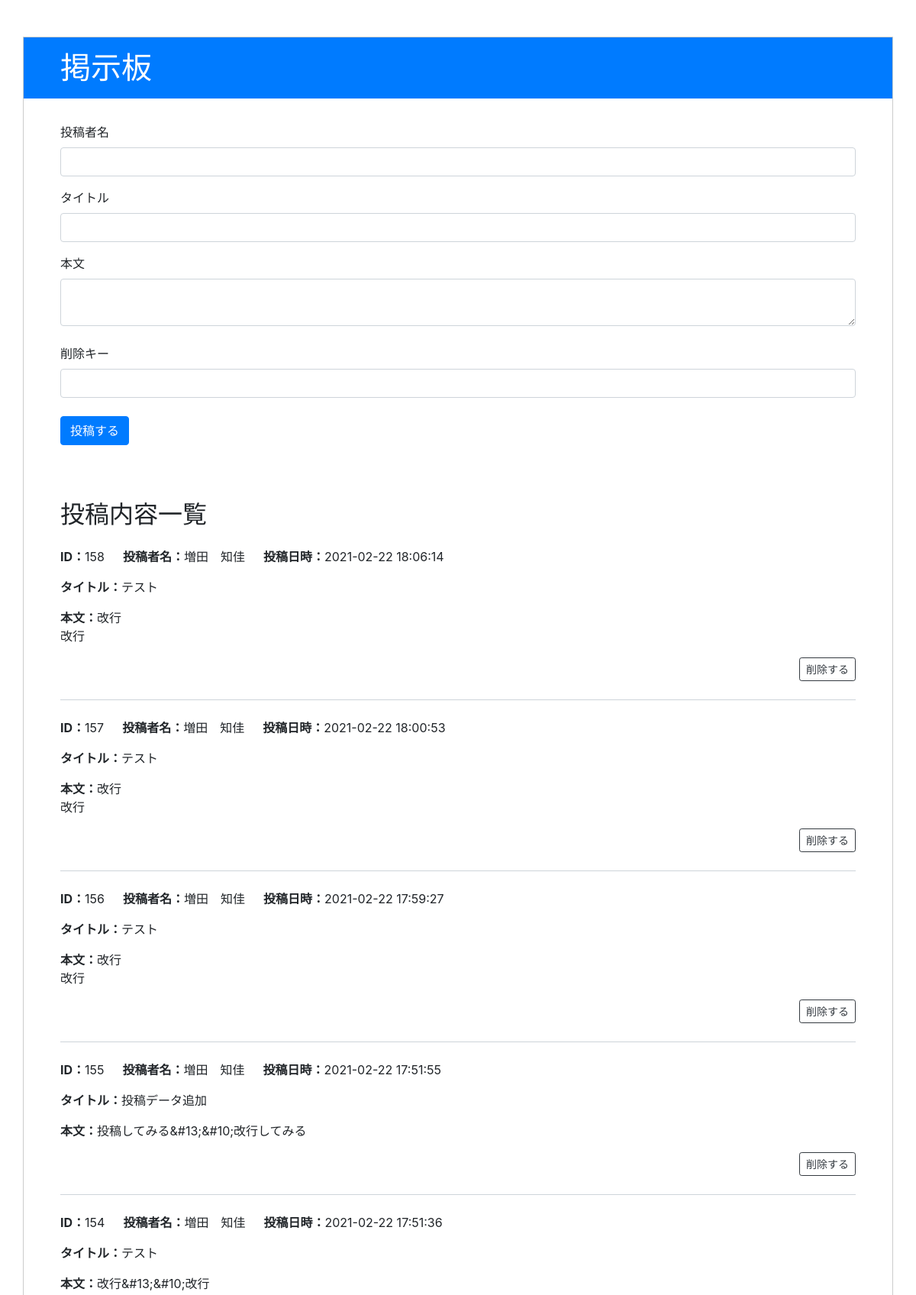
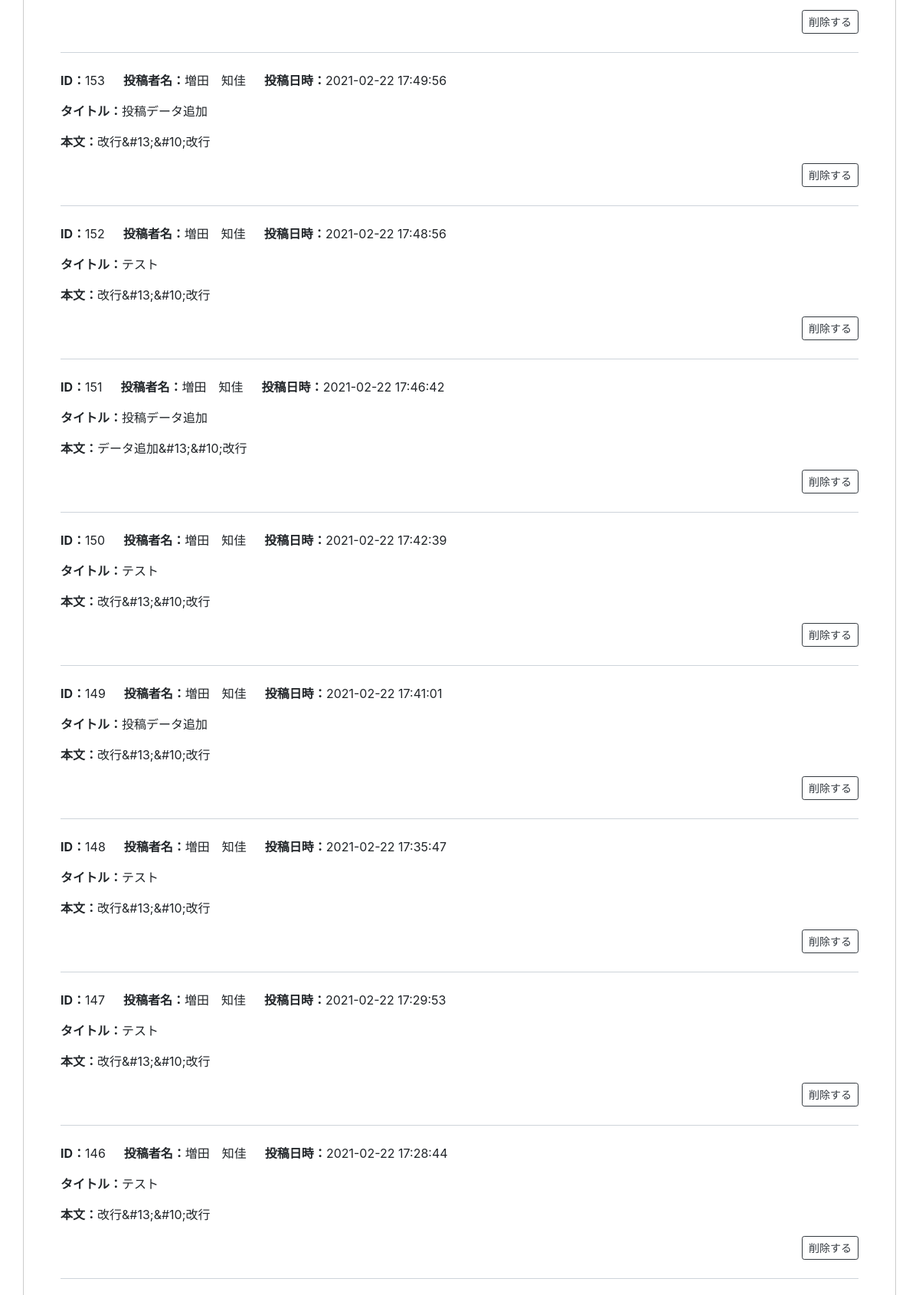
The page / (upper part) on the database its author committed (2 pictures, top to bottom).
### tables this page shows
CREATE TABLE `posts` (
  `id` int NOT NULL AUTO_INCREMENT COMMENT 'primary id',
  `name` varchar(255) NOT NULL COMMENT '投稿者名',
  `title` varchar(255) NOT NULL COMMENT '投稿タイトル',
  `text` text NOT NULL COMMENT '投稿本文',
  `created_at` datetime NOT NULL COMMENT '投稿日時',
  `ip_address` varchar(15) NOT NULL COMMENT '投稿者のIPアドレス',
  `delete_flag` tinyint DEFAULT '0' COMMENT '投稿の削除フラグ',
  `delete_key` varchar(255) NOT NULL COMMENT '投稿の削除キー',
  PRIMARY KEY (`id`),
  UNIQUE KEY `id_UNIQUE` (`id`)
);

### htdocs/functions.php (called while the page is built, shortened)
<?php
function h($s)
{
    return htmlspecialchars($s, ENT_QUOTES, "UTF-8");
}

### htdocs/index.php (the view, shortened to what this page needs)
<?php
require_once '../dbconnect.php';
require_once 'functions.php';
$page = filter_input(INPUT_GET, 'page', FILTER_SANITIZE_SPECIAL_CHARS);
if (empty($page)) {
    $page = 1;
}
$page = max($page, 1);
try {
    $counts = $db->query('SELECT COUNT(*) AS cnt FROM posts WHERE delete_flag=0');
    $cnt = $counts->fetch();
} catch (PDOException $e) {
    echo 'DB接続エラー：' . $e->getMessage();
}
$maxPage = ceil($cnt['cnt'] / 20);
$page = min($page, $maxPage);
$start = ($page - 1) * 20;
try {
    $articles = $db->prepare('SELECT * FROM posts WHERE delete_flag=0 ORDER BY created_at DESC LIMIT ?, 20');
    $articles->bindParam(1, $start, PDO::PARAM_INT);
    $articles->execute();
} catch (PDOException $e) {
    echo 'DB接続エラー：' . $e->getMessage();
}
?>
<!DOCTYPE html>
<html lang="ja">
<head>
  <link rel="stylesheet" href="https://stackpath.bootstrapcdn.com/bootstrap/4.5.0/css/bootstrap.min.css">
  <link rel="stylesheet" href="../css/style.css">
</head>
<body>
  <section class="container mb-5 mt-5 pb-5" style="padding:0; border: solid 1px #ccc;">
    <h1 class="pl-5 bg-primary text-white pt-3 pb-3">掲示板</h1>
    <div class="mt-3 pl-5 pb-5 pr-5">
      <form action="" method="post" id="form_id">
        <label class="mt-3">投稿者名</label><input type="text" name="name" class="form-control" id="name">
        <label class="mt-3">タイトル</label><input type="text" name="title" class="form-control" id="title">
        <label class="mt-3">本文</label><textarea name="text" class="form-control" id="text"></textarea><br>
        <label>削除キー</label><input type="text" name="delete_key" class="form-control" id="delete_key">
        <input type="submit" value="投稿する" class="btn btn-md btn-primary mt-4" id="button" name="insert">
      </form>
    </div>
    <div class="pl-5 pr-5">
      <h2 class="mt-4 mb-4">投稿内容一覧</h2>
      <?php foreach ($articles as $article): ?>
        <?php if ((int) $article['delete_flag'] === 0): ?>
          <div class="d-flex mt-4">
            <label class="font-weight-bold">ID：</label>
            <p><?=h($article['id']);?></p>
            <label class="font-weight-bold ml-4">投稿者名：</label>
            <p><?=h($article['name']);?></p>
            <label class="font-weight-bold ml-4">投稿日時：</label>
            <p><?=h($article['created_at']);?></p>
          </div>
          <p><span class="font-weight-bold">タイトル：</span><?=h($article['title']);?></p>
          <p><span class="font-weight-bold">本文：</span><?=nl2br(h($article['text']));?></p>
          <div class="d-flex justify-content-end post-border">
            <a href="delete.php?id=<?=h($article['id']);?>" class="btn btn-sm btn-outline-dark mb-4" name="delete_btn">削除する</a>
          </div>
        <?php endif;?>
      <?php endforeach;?>
    </div>
  </section>
</body>
</html>

### htdocs/css/style.css (style rules this page uses)
.container { padding:0; border: solid 1px #ccc; }
.post-border { border-bottom: solid 1px #ced4da; margin:0; }

### rows shown on the page
posts: id "158", name "増田 知佳", created_at "2021-02-22 18:06:14", title "テスト", text "改行 改行"
posts: id "157", name "増田 知佳", created_at "2021-02-22 18:00:53", title "テスト", text "改行 改行"
posts: id "156", name "増田 知佳", created_at "2021-02-22 17:59:27", title "テスト", text "改行 改行"
posts: id "155", name "増田 知佳", created_at "2021-02-22 17:51:55", title "投稿データ追加", text "投稿してみる&#13;&#10;改行してみる"
posts: id "154", name "増田 知佳", created_at "2021-02-22 17:51:36", title "テスト", text "改行&#13;&#10;改行"
posts: id "153", name "増田 知佳", created_at "2021-02-22 17:49:56", title "投稿データ追加", text "改行&#13;&#10;改行"
posts: id "152", name "増田 知佳", created_at "2021-02-22 17:48:56", title "テスト", text "改行&#13;&#10;改行"
posts: id "151", name "増田 知佳", created_at "2021-02-22 17:46:42", title "投稿データ追加", text "データ追加&#13;&#10;改行"
posts: id "150", name "増田 知佳", created_at "2021-02-22 17:42:39", title "テスト", text "改行&#13;&#10;改行"
posts: id "149", name "増田 知佳", created_at "2021-02-22 17:41:01", title "投稿データ追加", text "改行&#13;&#10;改行"
posts: id "148", name "増田 知佳", created_at "2021-02-22 17:35:47", title "テスト", text "改行&#13;&#10;改行"
posts: id "147", name "増田 知佳", created_at "2021-02-22 17:29:53", title "テスト", text "改行&#13;&#10;改行"
posts: id "146", name "増田 知佳", created_at "2021-02-22 17:28:44", title "テスト", text "改行&#13;&#10;改行"
